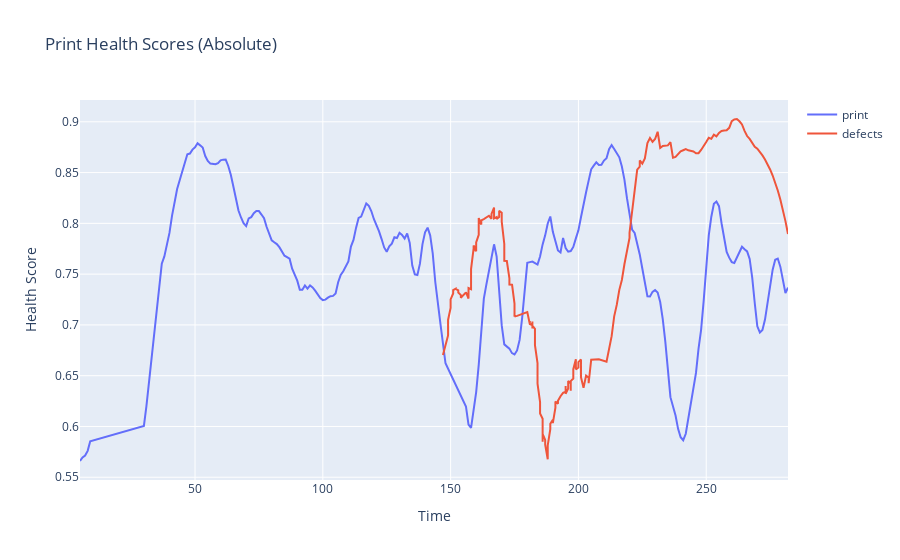

Here is the notebook cell this chart was saved with:
### Code cell
import plotly.graph_objects as go

fig = go.Figure()

print_trace = g[g['label'] == 'print']
fail_trace = fail_df.reset_index()


print_rescaled = print_trace['detection_scores'] - print_trace['detection_scores'].min()
print_rescaled = print_rescaled / print_trace['detection_scores'].max()

fig.add_trace(go.Scatter(
    x=print_trace['frame_id'], 
    y=signal.savgol_filter(print_trace['detection_scores'],int(framerate), 6),
    fill=None,
    mode='lines',
    name='print'

))

y_rescaled = fail_trace['detection_scores'] - fail_trace['detection_scores'].min()
y_rescaled = y_rescaled / fail_trace['detection_scores'].max()

fig.add_trace(go.Scatter(
    x=fail_trace['frame_id'], 
    y=signal.savgol_filter(
        fail_trace['detection_scores'],     int(framerate), 3),
    fill=None,
    mode='lines',
    cliponaxis=False,
    name='defects',    
))

fig.update_layout(
    overwrite=True,
    title_text="Print Health Scores (Absolute)",
    xaxis_title='Time',
    yaxis_title='Health Score'
)


fig.show()
print_trace.groupby('frame_id')['detection_scores'].sum() - fail_trace.groupby('frame_id')['detection_scores'].sum()

### Figure 1 — Plotly figure (JSON) as saved in the notebook; plotly's stock layout.template omitted (floating-point values rounded to 4 significant figures; data arrays with more than 128 entries replaced by an {"elided": "..."} marker saying what was removed)
{"data": [{"mode": "lines", "name": "print", "type": "scatter", "x": {"elided": "246 int values"}, "y": {"elided": "246 float values"}}, {"cliponaxis": false, "mode": "lines", "name": "defects", "type": "scatter", "x": {"elided": "188 int values"}, "y": {"elided": "188 float values"}}], "layout": {"title": {"text": "Print Health Scores (Absolute)"}, "xaxis": {"title": {"text": "Time"}}, "yaxis": {"title": {"text": "Health Score"}}}}
